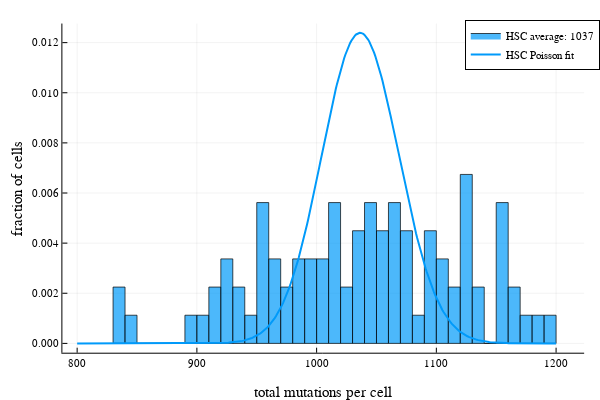
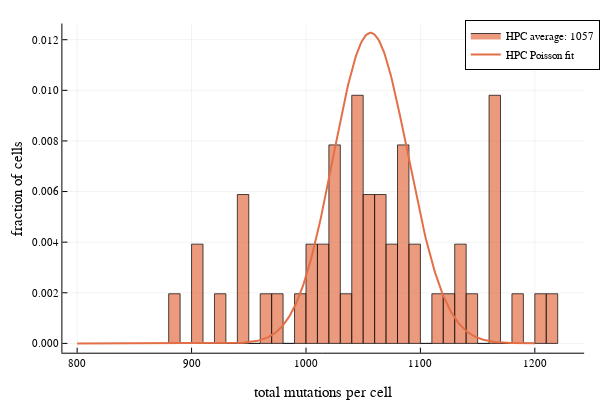

The code cell stored with these charts, in order, in its notebook:
### Code cell
# ===== plot single cell(/colony) mutational burden =====

h1 = histogram(mutBurden_col[HSCMask_col], normalize=true, bins=40, 
    label="HSC average: "*string(Integer(round(mutHSCAv))), alpha=0.7)
plot!(800:1200, pdf.(mutDistHSC, 800:1200), label="HSC Poisson fit", color=1, linewidth=2)
xlabel!("total mutations per cell")
ylabel!("fraction of cells")
display(h1)

h2 = histogram(mutBurden_col[HPCMask_col], normalize=true, bins=40, 
    label="HPC average: "*string(Integer(round(mutHPCAv))), alpha=0.7, color=2)
plot!(800:1200, pdf.(mutDistHPC, 800:1200), label="HPC Poisson fit", color=2, linewidth=2)
xlabel!("total mutations per cell")
ylabel!("fraction of cells")
display(h2)

### Figure 1 — Plotly figure (JSON) as saved in the notebook; plotly's stock layout.template omitted (floating-point values rounded to 4 significant figures; data arrays with more than 128 entries replaced by an {"elided": "..."} marker saying what was removed)
{"data": [{"fill": "tozeroy", "fillcolor": "rgba(0, 154, 250, 0.700)", "hoverinfo": "none", "legendgroup": "HSC average: 1037", "line": {"color": "rgba(0, 0, 0, 0.700)", "dash": "solid", "width": 1}, "mode": "lines", "name": "HSC average: 1037", "showlegend": true, "type": "scatter", "x": [830, 830, 840, 840, 830, 830], "xaxis": "x1", "y": [0.002247, 0, 0, 0.002247, 0.002247, 0.002247], "yaxis": "y1"}, {"fill": "tozeroy", "fillcolor": "rgba(0, 154, 250, 0.700)", "hoverinfo": "none", "legendgroup": "HSC average: 1037", "line": {"color": "rgba(0, 0, 0, 0.700)", "dash": "solid", "width": 1}, "mode": "lines", "name": "HSC average: 1037", "showlegend": false, "type": "scatter", "x": [840, 840, 850, 850, 840, 840], "xaxis": "x1", "y": [0.001124, 0, 0, 0.001124, 0.001124, 0.001124], "yaxis": "y1"}, {"fill": "tozeroy", "fillcolor": "rgba(0, 154, 250, 0.700)", "hoverinfo": "none", "legendgroup": "HSC average: 1037", "line": {"color": "rgba(0, 0, 0, 0.700)", "dash": "solid", "width": 1}, "mode": "lines", "name": "HSC average: 1037", "showlegend": false, "type": "scatter", "x": [850, 850, 860, 860, 850, 850], "xaxis": "x1", "y": [0, 0, 0, 0, 0, 0], "yaxis": "y1"}, {"fill": "tozeroy", "fillcolor": "rgba(0, 154, 250, 0.700)", "hoverinfo": "none", "legendgroup": "HSC average: 1037", "line": {"color": "rgba(0, 0, 0, 0.700)", "dash": "solid", "width": 1}, "mode": "lines", "name": "HSC average: 1037", "showlegend": false, "type": "scatter", "x": [860, 860, 870, 870, 860, 860], "xaxis": "x1", "y": [0, 0, 0, 0, 0, 0], "yaxis": "y1"}, {"fill": "tozeroy", "fillcolor": "rgba(0, 154, 250, 0.700)", "hoverinfo": "none", "legendgroup": "HSC average: 1037", "line": {"color": "rgba(0, 0, 0, 0.700)", "dash": "solid", "width": 1}, "mode": "lines", "name": "HSC average: 1037", "showlegend": false, "type": "scatter", "x": [870, 870, 880, 880, 870, 870], "xaxis": "x1", "y": [0, 0, 0, 0, 0, 0], "yaxis": "y1"}, {"fill": "tozeroy", "fillcolor": "rgba(0, 154, 250, 0.700)", "hoverinfo": "none", "legendgroup": "HSC average: 1037", "line": {"color": "rgba(0, 0, 0, 0.700)", "dash": "solid", "width": 1}, "mode": "lines", "name": "HSC average: 1037", "showlegend": false, "type": "scatter", "x": [880, 880, 890, 890, 880, 880], "xaxis": "x1", "y": [0, 0, 0, 0, 0, 0], "yaxis": "y1"}, {"fill": "tozeroy", "fillcolor": "rgba(0, 154, 250, 0.700)", "hoverinfo": "none", "legendgroup": "HSC average: 1037", "line": {"color": "rgba(0, 0, 0, 0.700)", "dash": "solid", "width": 1}, "mode": "lines", "name": "HSC average: 1037", "showlegend": false, "type": "scatter", "x": [890, 890, 900, 900, 890, 890], "xaxis": "x1", "y": [0.001124, 0, 0, 0.001124, 0.001124, 0.001124], "yaxis": "y1"}, {"fill": "tozeroy", "fillcolor": "rgba(0, 154, 250, 0.700)", "hoverinfo": "none", "legendgroup": "HSC average: 1037", "line": {"color": "rgba(0, 0, 0, 0.700)", "dash": "solid", "width": 1}, "mode": "lines", "name": "HSC average: 1037", "showlegend": false, "type": "scatter", "x": [900, 900, 910, 910, 900, 900], "xaxis": "x1", "y": [0.001124, 0, 0, 0.001124, 0.001124, 0.001124], "yaxis": "y1"}, {"fill": "tozeroy", "fillcolor": "rgba(0, 154, 250, 0.700)", "hoverinfo": "none", "legendgroup": "HSC average: 1037", "line": {"color": "rgba(0, 0, 0, 0.700)", "dash": "solid", "width": 1}, "mode": "lines", "name": "HSC average: 1037", "showlegend": false, "type": "scatter", "x": [910, 910, 920, 920, 910, 910], "xaxis": "x1", "y": [0.002247, 0, 0, 0.002247, 0.002247, 0.002247], "yaxis": "y1"}, {"fill": "tozeroy", "fillcolor": "rgba(0, 154, 250, 0.700)", "hoverinfo": "none", "legendgroup": "HSC average: 1037", "line": {"color": "rgba(0, 0, 0, 0.700)", "dash": "solid", "width": 1}, "mode": "lines", "name": "HSC average: 1037", "showlegend": false, "type": "scatter", "x": [920, 920, 930, 930, 920, 920], "xaxis": "x1", "y": [0.003371, 0, 0, 0.003371, 0.003371, 0.003371], "yaxis": "y1"}, {"fill": "tozeroy", "fillcolor": "rgba(0, 154, 250, 0.700)", "hoverinfo": "none", "legendgroup": "HSC average: 1037", "line": {"color": "rgba(0, 0, 0, 0.700)", "dash": "solid", "width": 1}, "mode": "lines", "name": "HSC average: 1037", "showlegend": false, "type": "scatter", "x": [930, 930, 940, 940, 930, 930], "xaxis": "x1", "y": [0.002247, 0, 0, 0.002247, 0.002247, 0.002247], "yaxis": "y1"}, {"fill": "tozeroy", "fillcolor": "rgba(0, 154, 250, 0.700)", "hoverinfo": "none", "legendgroup": "HSC average: 1037", "line": {"color": "rgba(0, 0, 0, 0.700)", "dash": "solid", "width": 1}, "mode": "lines", "name": "HSC average: 1037", "showlegend": false, "type": "scatter", "x": [940, 940, 950, 950, 940, 940], "xaxis": "x1", "y": [0.001124, 0, 0, 0.001124, 0.001124, 0.001124], "yaxis": "y1"}, {"fill": "tozeroy", "fillcolor": "rgba(0, 154, 250, 0.700)", "hoverinfo": "none", "legendgroup": "HSC average: 1037", "line": {"color": "rgba(0, 0, 0, 0.700)", "dash": "solid", "width": 1}, "mode": "lines", "name": "HSC average: 1037", "showlegend": false, "type": "scatter", "x": [950, 950, 960, 960, 950, 950], "xaxis": "x1", "y": [0.005618, 0, 0, 0.005618, 0.005618, 0.005618], "yaxis": "y1"}, {"fill": "tozeroy", "fillcolor": "rgba(0, 154, 250, 0.700)", "hoverinfo": "none", "legendgroup": "HSC average: 1037", "line": {"color": "rgba(0, 0, 0, 0.700)", "dash": "solid", "width": 1}, "mode": "lines", "name": "HSC average: 1037", "showlegend": false, "type": "scatter", "x": [960, 960, 970, 970, 960, 960], "xaxis": "x1", "y": [0.003371, 0, 0, 0.003371, 0.003371, 0.003371], "yaxis": "y1"}, {"fill": "tozeroy", "fillcolor": "rgba(0, 154, 250, 0.700)", "hoverinfo": "none", "legendgroup": "HSC average: 1037", "line": {"color": "rgba(0, 0, 0, 0.700)", "dash": "solid", "width": 1}, "mode": "lines", "name": "HSC average: 1037", "showlegend": false, "type": "scatter", "x": [970, 970, 980, 980, 970, 970], "xaxis": "x1", "y": [0.002247, 0, 0, 0.002247, 0.002247, 0.002247], "yaxis": "y1"}, {"fill": "tozeroy", "fillcolor": "rgba(0, 154, 250, 0.700)", "hoverinfo": "none", "legendgroup": "HSC average: 1037", "line": {"color": "rgba(0, 0, 0, 0.700)", "dash": "solid", "width": 1}, "mode": "lines", "name": "HSC average: 1037", "showlegend": false, "type": "scatter", "x": [980, 980, 990, 990, 980, 980], "xaxis": "x1", "y": [0.003371, 0, 0, 0.003371, 0.003371, 0.003371], "yaxis": "y1"}, {"fill": "tozeroy", "fillcolor": "rgba(0, 154, 250, 0.700)", "hoverinfo": "none", "legendgroup": "HSC average: 1037", "line": {"color": "rgba(0, 0, 0, 0.700)", "dash": "solid", "width": 1}, "mode": "lines", "name": "HSC average: 1037", "showlegend": false, "type": "scatter", "x": [990, 990, 1000, 1000, 990, 990], "xaxis": "x1", "y": [0.003371, 0, 0, 0.003371, 0.003371, 0.003371], "yaxis": "y1"}, {"fill": "tozeroy", "fillcolor": "rgba(0, 154, 250, 0.700)", "hoverinfo": "none", "legendgroup": "HSC average: 1037", "line": {"color": "rgba(0, 0, 0, 0.700)", "dash": "solid", "width": 1}, "mode": "lines", "name": "HSC average: 1037", "showlegend": false, "type": "scatter", "x": [1000, 1000, 1010, 1010, 1000, 1000], "xaxis": "x1", "y": [0.003371, 0, 0, 0.003371, 0.003371, 0.003371], "yaxis": "y1"}, {"fill": "tozeroy", "fillcolor": "rgba(0, 154, 250, 0.700)", "hoverinfo": "none", "legendgroup": "HSC average: 1037", "line": {"color": "rgba(0, 0, 0, 0.700)", "dash": "solid", "width": 1}, "mode": "lines", "name": "HSC average: 1037", "showlegend": false, "type": "scatter", "x": [1010, 1010, 1020, 1020, 1010, 1010], "xaxis": "x1", "y": [0.005618, 0, 0, 0.005618, 0.005618, 0.005618], "yaxis": "y1"}, {"fill": "tozeroy", "fillcolor": "rgba(0, 154, 250, 0.700)", "hoverinfo": "none", "legendgroup": "HSC average: 1037", "line": {"color": "rgba(0, 0, 0, 0.700)", "dash": "solid", "width": 1}, "mode": "lines", "name": "HSC average: 1037", "showlegend": false, "type": "scatter", "x": [1020, 1020, 1030, 1030, 1020, 1020], "xaxis": "x1", "y": [0.002247, 0, 0, 0.002247, 0.002247, 0.002247], "yaxis": "y1"}, {"fill": "tozeroy", "fillcolor": "rgba(0, 154, 250, 0.700)", "hoverinfo": "none", "legendgroup": "HSC average: 1037", "line": {"color": "rgba(0, 0, 0, 0.700)", "dash": "solid", "width": 1}, "mode": "lines", "name": "HSC average: 1037", "showlegend": false, "type": "scatter", "x": [1030, 1030, 1040, 1040, 1030, 1030], "xaxis": "x1", "y": [0.004494, 0, 0, 0.004494, 0.004494, 0.004494], "yaxis": "y1"}, {"fill": "tozeroy", "fillcolor": "rgba(0, 154, 250, 0.700)", "hoverinfo": "none", "legendgroup": "HSC average: 1037", "line": {"color": "rgba(0, 0, 0, 0.700)", "dash": "solid", "width": 1}, "mode": "lines", "name": "HSC average: 1037", "showlegend": false, "type": "scatter", "x": [1040, 1040, 1050, 1050, 1040, 1040], "xaxis": "x1", "y": [0.005618, 0, 0, 0.005618, 0.005618, 0.005618], "yaxis": "y1"}, {"fill": "tozeroy", "fillcolor": "rgba(0, 154, 250, 0.700)", "hoverinfo": "none", "legendgroup": "HSC average: 1037", "line": {"color": "rgba(0, 0, 0, 0.700)", "dash": "solid", "width": 1}, "mode": "lines", "name": "HSC average: 1037", "showlegend": false, "type": "scatter", "x": [1050, 1050, 1060, 1060, 1050, 1050], "xaxis": "x1", "y": [0.004494, 0, 0, 0.004494, 0.004494, 0.004494], "yaxis": "y1"}, {"fill": "tozeroy", "fillcolor": "rgba(0, 154, 250, 0.700)", "hoverinfo": "none", "legendgroup": "HSC average: 1037", "line": {"color": "rgba(0, 0, 0, 0.700)", "dash": "solid", "width": 1}, "mode": "lines", "name": "HSC average: 1037", "showlegend": false, "type": "scatter", "x": [1060, 1060, 1070, 1070, 1060, 1060], "xaxis": "x1", "y": [0.005618, 0, 0, 0.005618, 0.005618, 0.005618], "yaxis": "y1"}, {"fill": "tozeroy", "fillcolor": "rgba(0, 154, 250, 0.700)", "hoverinfo": "none", "legendgroup": "HSC average: 1037", "line": {"color": "rgba(0, 0, 0, 0.700)", "dash": "solid", "width": 1}, "mode": "lines", "name": "HSC average: 1037", "showlegend": false, "type": "scatter", "x": [1070, 1070, 1080, 1080, 1070, 1070], "xaxis": "x1", "y": [0.004494, 0, 0, 0.004494, 0.004494, 0.004494], "yaxis": "y1"}, {"fill": "tozeroy", "fillcolor": "rgba(0, 154, 250, 0.700)", "hoverinfo": "none", "legendgroup": "HSC average: 1037", "line": {"color": "rgba(0, 0, 0, 0.700)", "dash": "solid", "width": 1}, "mode": "lines", "name": "HSC average: 1037", "showlegend": false, "type": "scatter", "x": [1080, 1080, 1090, 1090, 1080, 1080], "xaxis": "x1", "y": [0.001124, 0, 0, 0.001124, 0.001124, 0.001124], "yaxis": "y1"}, {"fill": "tozeroy", "fillcolor": "rgba(0, 154, 250, 0.700)", "hoverinfo": "none", "legendgroup": "HSC average: 1037", "line": {"color": "rgba(0, 0, 0, 0.700)", "dash": "solid", "width": 1}, "mode": "lines", "name": "HSC average: 1037", "showlegend": false, "type": "scatter", "x": [1090, 1090, 1100, 1100, 1090, 1090], "xaxis": "x1", "y": [0.004494, 0, 0, 0.004494, 0.004494, 0.004494], "yaxis": "y1"}, {"fill": "tozeroy", "fillcolor": "rgba(0, 154, 250, 0.700)", "hoverinfo": "none", "legendgroup": "HSC average: 1037", "line": {"color": "rgba(0, 0, 0, 0.700)", "dash": "solid", "width": 1}, "mode": "lines", "name": "HSC average: 1037", "showlegend": false, "type": "scatter", "x": [1100, 1100, 1110, 1110, 1100, 1100], "xaxis": "x1", "y": [0.003371, 0, 0, 0.003371, 0.003371, 0.003371], "yaxis": "y1"}, {"fill": "tozeroy", "fillcolor": "rgba(0, 154, 250, 0.700)", "hoverinfo": "none", "legendgroup": "HSC average: 1037", "line": {"color": "rgba(0, 0, 0, 0.700)", "dash": "solid", "width": 1}, "mode": "lines", "name": "HSC average: 1037", "showlegend": false, "type": "scatter", "x": [1110, 1110, 1120, 1120, 1110, 1110], "xaxis": "x1", "y": [0.002247, 0, 0, 0.002247, 0.002247, 0.002247], "yaxis": "y1"}, {"fill": "tozeroy", "fillcolor": "rgba(0, 154, 250, 0.700)", "hoverinfo": "none", "legendgroup": "HSC average: 1037", "line": {"color": "rgba(0, 0, 0, 0.700)", "dash": "solid", "width": 1}, "mode": "lines", "name": "HSC average: 1037", "showlegend": false, "type": "scatter", "x": [1120, 1120, 1130, 1130, 1120, 1120], "xaxis": "x1", "y": [0.006742, 0, 0, 0.006742, 0.006742, 0.006742], "yaxis": "y1"}, {"fill": "tozeroy", "fillcolor": "rgba(0, 154, 250, 0.700)", "hoverinfo": "none", "legendgroup": "HSC average: 1037", "line": {"color": "rgba(0, 0, 0, 0.700)", "dash": "solid", "width": 1}, "mode": "lines", "name": "HSC average: 1037", "showlegend": false, "type": "scatter", "x": [1130, 1130, 1140, 1140, 1130, 1130], "xaxis": "x1", "y": [0.002247, 0, 0, 0.002247, 0.002247, 0.002247], "yaxis": "y1"}, {"fill": "tozeroy", "fillcolor": "rgba(0, 154, 250, 0.700)", "hoverinfo": "none", "legendgroup": "HSC average: 1037", "line": {"color": "rgba(0, 0, 0, 0.700)", "dash": "solid", "width": 1}, "mode": "lines", "name": "HSC average: 1037", "showlegend": false, "type": "scatter", "x": [1140, 1140, 1150, 1150, 1140, 1140], "xaxis": "x1", "y": [0, 0, 0, 0, 0, 0], "yaxis": "y1"}, {"fill": "tozeroy", "fillcolor": "rgba(0, 154, 250, 0.700)", "hoverinfo": "none", "legendgroup": "HSC average: 1037", "line": {"color": "rgba(0, 0, 0, 0.700)", "dash": "solid", "width": 1}, "mode": "lines", "name": "HSC average: 1037", "showlegend": false, "type": "scatter", "x": [1150, 1150, 1160, 1160, 1150, 1150], "xaxis": "x1", "y": [0.005618, 0, 0, 0.005618, 0.005618, 0.005618], "yaxis": "y1"}, {"fill": "tozeroy", "fillcolor": "rgba(0, 154, 250, 0.700)", "hoverinfo": "none", "legendgroup": "HSC average: 1037", "line": {"color": "rgba(0, 0, 0, 0.700)", "dash": "solid", "width": 1}, "mode": "lines", "name": "HSC average: 1037", "showlegend": false, "type": "scatter", "x": [1160, 1160, 1170, 1170, 1160, 1160], "xaxis": "x1", "y": [0.002247, 0, 0, 0.002247, 0.002247, 0.002247], "yaxis": "y1"}, {"fill": "tozeroy", "fillcolor": "rgba(0, 154, 250, 0.700)", "hoverinfo": "none", "legendgroup": "HSC average: 1037", "line": {"color": "rgba(0, 0, 0, 0.700)", "dash": "solid", "width": 1}, "mode": "lines", "name": "HSC average: 1037", "showlegend": false, "type": "scatter", "x": [1170, 1170, 1180, 1180, 1170, 1170], "xaxis": "x1", "y": [0.001124, 0, 0, 0.001124, 0.001124, 0.001124], "yaxis": "y1"}, {"fill": "tozeroy", "fillcolor": "rgba(0, 154, 250, 0.700)", "hoverinfo": "none", "legendgroup": "HSC average: 1037", "line": {"color": "rgba(0, 0, 0, 0.700)", "dash": "solid", "width": 1}, "mode": "lines", "name": "HSC average: 1037", "showlegend": false, "type": "scatter", "x": [1180, 1180, 1190, 1190, 1180, 1180], "xaxis": "x1", "y": [0.001124, 0, 0, 0.001124, 0.001124, 0.001124], "yaxis": "y1"}, {"fill": "tozeroy", "fillcolor": "rgba(0, 154, 250, 0.700)", "hoverinfo": "none", "legendgroup": "HSC average: 1037", "line": {"color": "rgba(0, 0, 0, 0.700)", "dash": "solid", "width": 1}, "mode": "lines", "name": "HSC average: 1037", "showlegend": false, "type": "scatter", "x": [1190, 1190, 1200, 1200, 1190, 1190], "xaxis": "x1", "y": [0.001124, 0, 0, 0.001124, 0.001124, 0.001124], "yaxis": "y1"}, {"colorbar": {"title": ""}, "legendgroup": "HSC Poisson fit", "line": {"color": "rgba(0, 154, 250, 1.000)", "dash": "solid", "shape": "linear", "width": 2}, "mode": "lines", "name": "HSC Poisson fit", "showlegend": true, "type": "scatter", "x": {"elided": "401 int values"}, "xaxis": "x1", "y": {"elided": "401 float values"}, "yaxis": "y1", "zmax": null, "zmin": null}], "layout": {"annotations": [], "height": 400, "legend": {"bgcolor": "rgba(255, 255, 255, 1.000)", "bordercolor": "rgba(0, 0, 0, 1.000)", "borderwidth": 1, "font": {"color": "rgba(0, 0, 0, 1.000)", "family": "sans-serif", "size": 11}, "tracegroupgap": 0, "traceorder": "normal", "x": 1.02, "xanchor": "auto", "y": 1, "yanchor": "auto"}, "margin": {"b": 20, "l": 0, "r": 0, "t": 20}, "paper_bgcolor": "rgba(255, 255, 255, 1.000)", "plot_bgcolor": "rgba(255, 255, 255, 1.000)", "showlegend": true, "width": 600, "xaxis": {"anchor": "y1", "domain": [0.1061, 0.9934], "gridcolor": "rgba(0, 0, 0, 0.100)", "gridwidth": 0.5, "linecolor": "rgba(0, 0, 0, 1.000)", "mirror": false, "range": [787.7, 1223.0], "showgrid": true, "showline": true, "showticklabels": true, "tickangle": 0, "tickcolor": "rgb(0, 0, 0)", "tickfont": {"color": "rgba(0, 0, 0, 1.000)", "family": "sans-serif", "size": 11}, "tickmode": "array", "ticks": "inside", "ticktext": ["800", "900", "1000", "1100", "1200"], "tickvals": [800, 900, 1000, 1100, 1200], "title": "total mutations per cell", "titlefont": {"color": "rgba(0, 0, 0, 1.000)", "family": "sans-serif", "size": 15}, "type": "-", "visible": true, "zeroline": false, "zerolinecolor": "rgba(0, 0, 0, 1.000)"}, "yaxis": {"anchor": "x1", "domain": [0.07581, 0.9902], "gridcolor": "rgba(0, 0, 0, 0.100)", "gridwidth": 0.5, "linecolor": "rgba(0, 0, 0, 1.000)", "mirror": false, "range": [-0.0003717, 0.01276], "showgrid": true, "showline": true, "showticklabels": true, "tickangle": 0, "tickcolor": "rgb(0, 0, 0)", "tickfont": {"color": "rgba(0, 0, 0, 1.000)", "family": "sans-serif", "size": 11}, "tickmode": "array", "ticks": "inside", "ticktext": ["0.000", "0.002", "0.004", "0.006", "0.008", "0.010", "0.012"], "tickvals": [0, 0.002, 0.004, 0.006, 0.008, 0.01, 0.012], "title": "fraction of cells", "titlefont": {"color": "rgba(0, 0, 0, 1.000)", "family": "sans-serif", "size": 15}, "type": "-", "visible": true, "zeroline": false, "zerolinecolor": "rgba(0, 0, 0, 1.000)"}}}

### Figure 2 — Plotly figure (JSON) as saved in the notebook; plotly's stock layout.template omitted (floating-point values rounded to 4 significant figures; data arrays with more than 128 entries replaced by an {"elided": "..."} marker saying what was removed)
{"data": [{"fill": "tozeroy", "fillcolor": "rgba(227, 111, 71, 0.700)", "hoverinfo": "none", "legendgroup": "HPC average: 1057", "line": {"color": "rgba(0, 0, 0, 0.700)", "dash": "solid", "width": 1}, "mode": "lines", "name": "HPC average: 1057", "showlegend": true, "type": "scatter", "x": [880, 880, 890, 890, 880, 880], "xaxis": "x1", "y": [0.001961, 0, 0, 0.001961, 0.001961, 0.001961], "yaxis": "y1"}, {"fill": "tozeroy", "fillcolor": "rgba(227, 111, 71, 0.700)", "hoverinfo": "none", "legendgroup": "HPC average: 1057", "line": {"color": "rgba(0, 0, 0, 0.700)", "dash": "solid", "width": 1}, "mode": "lines", "name": "HPC average: 1057", "showlegend": false, "type": "scatter", "x": [890, 890, 900, 900, 890, 890], "xaxis": "x1", "y": [0, 0, 0, 0, 0, 0], "yaxis": "y1"}, {"fill": "tozeroy", "fillcolor": "rgba(227, 111, 71, 0.700)", "hoverinfo": "none", "legendgroup": "HPC average: 1057", "line": {"color": "rgba(0, 0, 0, 0.700)", "dash": "solid", "width": 1}, "mode": "lines", "name": "HPC average: 1057", "showlegend": false, "type": "scatter", "x": [900, 900, 910, 910, 900, 900], "xaxis": "x1", "y": [0.003922, 0, 0, 0.003922, 0.003922, 0.003922], "yaxis": "y1"}, {"fill": "tozeroy", "fillcolor": "rgba(227, 111, 71, 0.700)", "hoverinfo": "none", "legendgroup": "HPC average: 1057", "line": {"color": "rgba(0, 0, 0, 0.700)", "dash": "solid", "width": 1}, "mode": "lines", "name": "HPC average: 1057", "showlegend": false, "type": "scatter", "x": [910, 910, 920, 920, 910, 910], "xaxis": "x1", "y": [0, 0, 0, 0, 0, 0], "yaxis": "y1"}, {"fill": "tozeroy", "fillcolor": "rgba(227, 111, 71, 0.700)", "hoverinfo": "none", "legendgroup": "HPC average: 1057", "line": {"color": "rgba(0, 0, 0, 0.700)", "dash": "solid", "width": 1}, "mode": "lines", "name": "HPC average: 1057", "showlegend": false, "type": "scatter", "x": [920, 920, 930, 930, 920, 920], "xaxis": "x1", "y": [0.001961, 0, 0, 0.001961, 0.001961, 0.001961], "yaxis": "y1"}, {"fill": "tozeroy", "fillcolor": "rgba(227, 111, 71, 0.700)", "hoverinfo": "none", "legendgroup": "HPC average: 1057", "line": {"color": "rgba(0, 0, 0, 0.700)", "dash": "solid", "width": 1}, "mode": "lines", "name": "HPC average: 1057", "showlegend": false, "type": "scatter", "x": [930, 930, 940, 940, 930, 930], "xaxis": "x1", "y": [0, 0, 0, 0, 0, 0], "yaxis": "y1"}, {"fill": "tozeroy", "fillcolor": "rgba(227, 111, 71, 0.700)", "hoverinfo": "none", "legendgroup": "HPC average: 1057", "line": {"color": "rgba(0, 0, 0, 0.700)", "dash": "solid", "width": 1}, "mode": "lines", "name": "HPC average: 1057", "showlegend": false, "type": "scatter", "x": [940, 940, 950, 950, 940, 940], "xaxis": "x1", "y": [0.005882, 0, 0, 0.005882, 0.005882, 0.005882], "yaxis": "y1"}, {"fill": "tozeroy", "fillcolor": "rgba(227, 111, 71, 0.700)", "hoverinfo": "none", "legendgroup": "HPC average: 1057", "line": {"color": "rgba(0, 0, 0, 0.700)", "dash": "solid", "width": 1}, "mode": "lines", "name": "HPC average: 1057", "showlegend": false, "type": "scatter", "x": [950, 950, 960, 960, 950, 950], "xaxis": "x1", "y": [0, 0, 0, 0, 0, 0], "yaxis": "y1"}, {"fill": "tozeroy", "fillcolor": "rgba(227, 111, 71, 0.700)", "hoverinfo": "none", "legendgroup": "HPC average: 1057", "line": {"color": "rgba(0, 0, 0, 0.700)", "dash": "solid", "width": 1}, "mode": "lines", "name": "HPC average: 1057", "showlegend": false, "type": "scatter", "x": [960, 960, 970, 970, 960, 960], "xaxis": "x1", "y": [0.001961, 0, 0, 0.001961, 0.001961, 0.001961], "yaxis": "y1"}, {"fill": "tozeroy", "fillcolor": "rgba(227, 111, 71, 0.700)", "hoverinfo": "none", "legendgroup": "HPC average: 1057", "line": {"color": "rgba(0, 0, 0, 0.700)", "dash": "solid", "width": 1}, "mode": "lines", "name": "HPC average: 1057", "showlegend": false, "type": "scatter", "x": [970, 970, 980, 980, 970, 970], "xaxis": "x1", "y": [0.001961, 0, 0, 0.001961, 0.001961, 0.001961], "yaxis": "y1"}, {"fill": "tozeroy", "fillcolor": "rgba(227, 111, 71, 0.700)", "hoverinfo": "none", "legendgroup": "HPC average: 1057", "line": {"color": "rgba(0, 0, 0, 0.700)", "dash": "solid", "width": 1}, "mode": "lines", "name": "HPC average: 1057", "showlegend": false, "type": "scatter", "x": [980, 980, 990, 990, 980, 980], "xaxis": "x1", "y": [0, 0, 0, 0, 0, 0], "yaxis": "y1"}, {"fill": "tozeroy", "fillcolor": "rgba(227, 111, 71, 0.700)", "hoverinfo": "none", "legendgroup": "HPC average: 1057", "line": {"color": "rgba(0, 0, 0, 0.700)", "dash": "solid", "width": 1}, "mode": "lines", "name": "HPC average: 1057", "showlegend": false, "type": "scatter", "x": [990, 990, 1000, 1000, 990, 990], "xaxis": "x1", "y": [0.001961, 0, 0, 0.001961, 0.001961, 0.001961], "yaxis": "y1"}, {"fill": "tozeroy", "fillcolor": "rgba(227, 111, 71, 0.700)", "hoverinfo": "none", "legendgroup": "HPC average: 1057", "line": {"color": "rgba(0, 0, 0, 0.700)", "dash": "solid", "width": 1}, "mode": "lines", "name": "HPC average: 1057", "showlegend": false, "type": "scatter", "x": [1000, 1000, 1010, 1010, 1000, 1000], "xaxis": "x1", "y": [0.003922, 0, 0, 0.003922, 0.003922, 0.003922], "yaxis": "y1"}, {"fill": "tozeroy", "fillcolor": "rgba(227, 111, 71, 0.700)", "hoverinfo": "none", "legendgroup": "HPC average: 1057", "line": {"color": "rgba(0, 0, 0, 0.700)", "dash": "solid", "width": 1}, "mode": "lines", "name": "HPC average: 1057", "showlegend": false, "type": "scatter", "x": [1010, 1010, 1020, 1020, 1010, 1010], "xaxis": "x1", "y": [0.003922, 0, 0, 0.003922, 0.003922, 0.003922], "yaxis": "y1"}, {"fill": "tozeroy", "fillcolor": "rgba(227, 111, 71, 0.700)", "hoverinfo": "none", "legendgroup": "HPC average: 1057", "line": {"color": "rgba(0, 0, 0, 0.700)", "dash": "solid", "width": 1}, "mode": "lines", "name": "HPC average: 1057", "showlegend": false, "type": "scatter", "x": [1020, 1020, 1030, 1030, 1020, 1020], "xaxis": "x1", "y": [0.007843, 0, 0, 0.007843, 0.007843, 0.007843], "yaxis": "y1"}, {"fill": "tozeroy", "fillcolor": "rgba(227, 111, 71, 0.700)", "hoverinfo": "none", "legendgroup": "HPC average: 1057", "line": {"color": "rgba(0, 0, 0, 0.700)", "dash": "solid", "width": 1}, "mode": "lines", "name": "HPC average: 1057", "showlegend": false, "type": "scatter", "x": [1030, 1030, 1040, 1040, 1030, 1030], "xaxis": "x1", "y": [0.001961, 0, 0, 0.001961, 0.001961, 0.001961], "yaxis": "y1"}, {"fill": "tozeroy", "fillcolor": "rgba(227, 111, 71, 0.700)", "hoverinfo": "none", "legendgroup": "HPC average: 1057", "line": {"color": "rgba(0, 0, 0, 0.700)", "dash": "solid", "width": 1}, "mode": "lines", "name": "HPC average: 1057", "showlegend": false, "type": "scatter", "x": [1040, 1040, 1050, 1050, 1040, 1040], "xaxis": "x1", "y": [0.009804, 0, 0, 0.009804, 0.009804, 0.009804], "yaxis": "y1"}, {"fill": "tozeroy", "fillcolor": "rgba(227, 111, 71, 0.700)", "hoverinfo": "none", "legendgroup": "HPC average: 1057", "line": {"color": "rgba(0, 0, 0, 0.700)", "dash": "solid", "width": 1}, "mode": "lines", "name": "HPC average: 1057", "showlegend": false, "type": "scatter", "x": [1050, 1050, 1060, 1060, 1050, 1050], "xaxis": "x1", "y": [0.005882, 0, 0, 0.005882, 0.005882, 0.005882], "yaxis": "y1"}, {"fill": "tozeroy", "fillcolor": "rgba(227, 111, 71, 0.700)", "hoverinfo": "none", "legendgroup": "HPC average: 1057", "line": {"color": "rgba(0, 0, 0, 0.700)", "dash": "solid", "width": 1}, "mode": "lines", "name": "HPC average: 1057", "showlegend": false, "type": "scatter", "x": [1060, 1060, 1070, 1070, 1060, 1060], "xaxis": "x1", "y": [0.005882, 0, 0, 0.005882, 0.005882, 0.005882], "yaxis": "y1"}, {"fill": "tozeroy", "fillcolor": "rgba(227, 111, 71, 0.700)", "hoverinfo": "none", "legendgroup": "HPC average: 1057", "line": {"color": "rgba(0, 0, 0, 0.700)", "dash": "solid", "width": 1}, "mode": "lines", "name": "HPC average: 1057", "showlegend": false, "type": "scatter", "x": [1070, 1070, 1080, 1080, 1070, 1070], "xaxis": "x1", "y": [0.003922, 0, 0, 0.003922, 0.003922, 0.003922], "yaxis": "y1"}, {"fill": "tozeroy", "fillcolor": "rgba(227, 111, 71, 0.700)", "hoverinfo": "none", "legendgroup": "HPC average: 1057", "line": {"color": "rgba(0, 0, 0, 0.700)", "dash": "solid", "width": 1}, "mode": "lines", "name": "HPC average: 1057", "showlegend": false, "type": "scatter", "x": [1080, 1080, 1090, 1090, 1080, 1080], "xaxis": "x1", "y": [0.007843, 0, 0, 0.007843, 0.007843, 0.007843], "yaxis": "y1"}, {"fill": "tozeroy", "fillcolor": "rgba(227, 111, 71, 0.700)", "hoverinfo": "none", "legendgroup": "HPC average: 1057", "line": {"color": "rgba(0, 0, 0, 0.700)", "dash": "solid", "width": 1}, "mode": "lines", "name": "HPC average: 1057", "showlegend": false, "type": "scatter", "x": [1090, 1090, 1100, 1100, 1090, 1090], "xaxis": "x1", "y": [0.003922, 0, 0, 0.003922, 0.003922, 0.003922], "yaxis": "y1"}, {"fill": "tozeroy", "fillcolor": "rgba(227, 111, 71, 0.700)", "hoverinfo": "none", "legendgroup": "HPC average: 1057", "line": {"color": "rgba(0, 0, 0, 0.700)", "dash": "solid", "width": 1}, "mode": "lines", "name": "HPC average: 1057", "showlegend": false, "type": "scatter", "x": [1100, 1100, 1110, 1110, 1100, 1100], "xaxis": "x1", "y": [0, 0, 0, 0, 0, 0], "yaxis": "y1"}, {"fill": "tozeroy", "fillcolor": "rgba(227, 111, 71, 0.700)", "hoverinfo": "none", "legendgroup": "HPC average: 1057", "line": {"color": "rgba(0, 0, 0, 0.700)", "dash": "solid", "width": 1}, "mode": "lines", "name": "HPC average: 1057", "showlegend": false, "type": "scatter", "x": [1110, 1110, 1120, 1120, 1110, 1110], "xaxis": "x1", "y": [0.001961, 0, 0, 0.001961, 0.001961, 0.001961], "yaxis": "y1"}, {"fill": "tozeroy", "fillcolor": "rgba(227, 111, 71, 0.700)", "hoverinfo": "none", "legendgroup": "HPC average: 1057", "line": {"color": "rgba(0, 0, 0, 0.700)", "dash": "solid", "width": 1}, "mode": "lines", "name": "HPC average: 1057", "showlegend": false, "type": "scatter", "x": [1120, 1120, 1130, 1130, 1120, 1120], "xaxis": "x1", "y": [0.001961, 0, 0, 0.001961, 0.001961, 0.001961], "yaxis": "y1"}, {"fill": "tozeroy", "fillcolor": "rgba(227, 111, 71, 0.700)", "hoverinfo": "none", "legendgroup": "HPC average: 1057", "line": {"color": "rgba(0, 0, 0, 0.700)", "dash": "solid", "width": 1}, "mode": "lines", "name": "HPC average: 1057", "showlegend": false, "type": "scatter", "x": [1130, 1130, 1140, 1140, 1130, 1130], "xaxis": "x1", "y": [0.003922, 0, 0, 0.003922, 0.003922, 0.003922], "yaxis": "y1"}, {"fill": "tozeroy", "fillcolor": "rgba(227, 111, 71, 0.700)", "hoverinfo": "none", "legendgroup": "HPC average: 1057", "line": {"color": "rgba(0, 0, 0, 0.700)", "dash": "solid", "width": 1}, "mode": "lines", "name": "HPC average: 1057", "showlegend": false, "type": "scatter", "x": [1140, 1140, 1150, 1150, 1140, 1140], "xaxis": "x1", "y": [0.001961, 0, 0, 0.001961, 0.001961, 0.001961], "yaxis": "y1"}, {"fill": "tozeroy", "fillcolor": "rgba(227, 111, 71, 0.700)", "hoverinfo": "none", "legendgroup": "HPC average: 1057", "line": {"color": "rgba(0, 0, 0, 0.700)", "dash": "solid", "width": 1}, "mode": "lines", "name": "HPC average: 1057", "showlegend": false, "type": "scatter", "x": [1150, 1150, 1160, 1160, 1150, 1150], "xaxis": "x1", "y": [0, 0, 0, 0, 0, 0], "yaxis": "y1"}, {"fill": "tozeroy", "fillcolor": "rgba(227, 111, 71, 0.700)", "hoverinfo": "none", "legendgroup": "HPC average: 1057", "line": {"color": "rgba(0, 0, 0, 0.700)", "dash": "solid", "width": 1}, "mode": "lines", "name": "HPC average: 1057", "showlegend": false, "type": "scatter", "x": [1160, 1160, 1170, 1170, 1160, 1160], "xaxis": "x1", "y": [0.009804, 0, 0, 0.009804, 0.009804, 0.009804], "yaxis": "y1"}, {"fill": "tozeroy", "fillcolor": "rgba(227, 111, 71, 0.700)", "hoverinfo": "none", "legendgroup": "HPC average: 1057", "line": {"color": "rgba(0, 0, 0, 0.700)", "dash": "solid", "width": 1}, "mode": "lines", "name": "HPC average: 1057", "showlegend": false, "type": "scatter", "x": [1170, 1170, 1180, 1180, 1170, 1170], "xaxis": "x1", "y": [0, 0, 0, 0, 0, 0], "yaxis": "y1"}, {"fill": "tozeroy", "fillcolor": "rgba(227, 111, 71, 0.700)", "hoverinfo": "none", "legendgroup": "HPC average: 1057", "line": {"color": "rgba(0, 0, 0, 0.700)", "dash": "solid", "width": 1}, "mode": "lines", "name": "HPC average: 1057", "showlegend": false, "type": "scatter", "x": [1180, 1180, 1190, 1190, 1180, 1180], "xaxis": "x1", "y": [0.001961, 0, 0, 0.001961, 0.001961, 0.001961], "yaxis": "y1"}, {"fill": "tozeroy", "fillcolor": "rgba(227, 111, 71, 0.700)", "hoverinfo": "none", "legendgroup": "HPC average: 1057", "line": {"color": "rgba(0, 0, 0, 0.700)", "dash": "solid", "width": 1}, "mode": "lines", "name": "HPC average: 1057", "showlegend": false, "type": "scatter", "x": [1190, 1190, 1200, 1200, 1190, 1190], "xaxis": "x1", "y": [0, 0, 0, 0, 0, 0], "yaxis": "y1"}, {"fill": "tozeroy", "fillcolor": "rgba(227, 111, 71, 0.700)", "hoverinfo": "none", "legendgroup": "HPC average: 1057", "line": {"color": "rgba(0, 0, 0, 0.700)", "dash": "solid", "width": 1}, "mode": "lines", "name": "HPC average: 1057", "showlegend": false, "type": "scatter", "x": [1200, 1200, 1210, 1210, 1200, 1200], "xaxis": "x1", "y": [0.001961, 0, 0, 0.001961, 0.001961, 0.001961], "yaxis": "y1"}, {"fill": "tozeroy", "fillcolor": "rgba(227, 111, 71, 0.700)", "hoverinfo": "none", "legendgroup": "HPC average: 1057", "line": {"color": "rgba(0, 0, 0, 0.700)", "dash": "solid", "width": 1}, "mode": "lines", "name": "HPC average: 1057", "showlegend": false, "type": "scatter", "x": [1210, 1210, 1220, 1220, 1210, 1210], "xaxis": "x1", "y": [0.001961, 0, 0, 0.001961, 0.001961, 0.001961], "yaxis": "y1"}, {"colorbar": {"title": ""}, "legendgroup": "HPC Poisson fit", "line": {"color": "rgba(227, 111, 71, 1.000)", "dash": "solid", "shape": "linear", "width": 2}, "mode": "lines", "name": "HPC Poisson fit", "showlegend": true, "type": "scatter", "x": {"elided": "401 int values"}, "xaxis": "x1", "y": {"elided": "401 float values"}, "yaxis": "y1", "zmax": null, "zmin": null}], "layout": {"annotations": [], "height": 400, "legend": {"bgcolor": "rgba(255, 255, 255, 1.000)", "bordercolor": "rgba(0, 0, 0, 1.000)", "borderwidth": 1, "font": {"color": "rgba(0, 0, 0, 1.000)", "family": "sans-serif", "size": 11}, "tracegroupgap": 0, "traceorder": "normal", "x": 1.02, "xanchor": "auto", "y": 1, "yanchor": "auto"}, "margin": {"b": 20, "l": 0, "r": 0, "t": 20}, "paper_bgcolor": "rgba(255, 255, 255, 1.000)", "plot_bgcolor": "rgba(255, 255, 255, 1.000)", "showlegend": true, "width": 600, "xaxis": {"anchor": "y1", "domain": [0.1061, 0.9934], "gridcolor": "rgba(0, 0, 0, 0.100)", "gridwidth": 0.5, "linecolor": "rgba(0, 0, 0, 1.000)", "mirror": false, "range": [787.1, 1243.0], "showgrid": true, "showline": true, "showticklabels": true, "tickangle": 0, "tickcolor": "rgb(0, 0, 0)", "tickfont": {"color": "rgba(0, 0, 0, 1.000)", "family": "sans-serif", "size": 11}, "tickmode": "array", "ticks": "inside", "ticktext": ["800", "900", "1000", "1100", "1200"], "tickvals": [800, 900, 1000, 1100, 1200], "title": "total mutations per cell", "titlefont": {"color": "rgba(0, 0, 0, 1.000)", "family": "sans-serif", "size": 15}, "type": "-", "visible": true, "zeroline": false, "zerolinecolor": "rgba(0, 0, 0, 1.000)"}, "yaxis": {"anchor": "x1", "domain": [0.07581, 0.9902], "gridcolor": "rgba(0, 0, 0, 0.100)", "gridwidth": 0.5, "linecolor": "rgba(0, 0, 0, 1.000)", "mirror": false, "range": [-0.0003681, 0.01264], "showgrid": true, "showline": true, "showticklabels": true, "tickangle": 0, "tickcolor": "rgb(0, 0, 0)", "tickfont": {"color": "rgba(0, 0, 0, 1.000)", "family": "sans-serif", "size": 11}, "tickmode": "array", "ticks": "inside", "ticktext": ["0.000", "0.002", "0.004", "0.006", "0.008", "0.010", "0.012"], "tickvals": [0, 0.002, 0.004, 0.006, 0.008, 0.01, 0.012], "title": "fraction of cells", "titlefont": {"color": "rgba(0, 0, 0, 1.000)", "family": "sans-serif", "size": 15}, "type": "-", "visible": true, "zeroline": false, "zerolinecolor": "rgba(0, 0, 0, 1.000)"}}}
